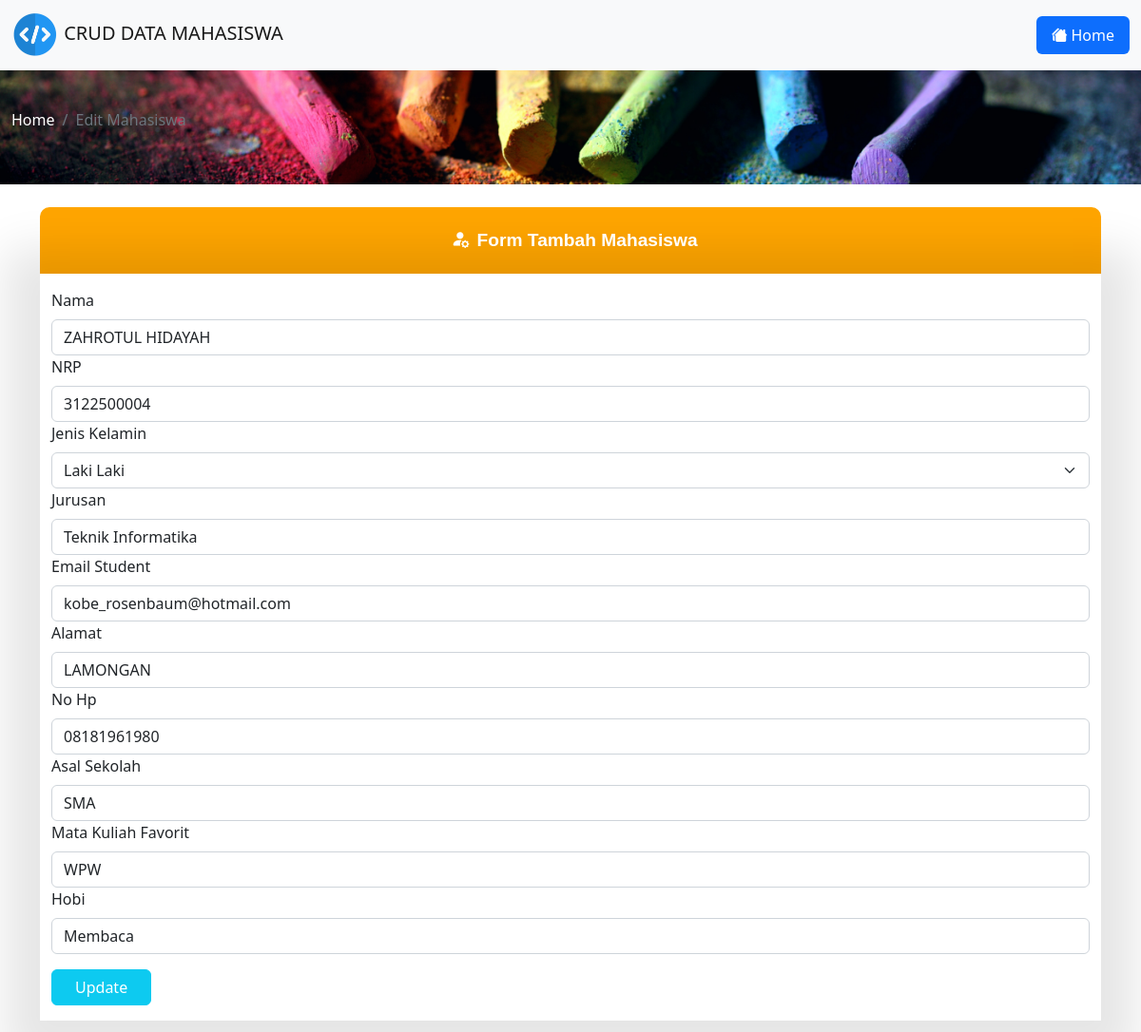
The page /edit.php?id=3 on the database its author committed.
### tables this page shows
CREATE TABLE `mahasiswa` (
  `id` int(11) NOT NULL,
  `nama` varchar(50) NOT NULL,
  `nrp` char(11) NOT NULL,
  `jenis_kelamin` set('Laki Laki','Perempuan','','') NOT NULL,
  `jurusan` varchar(20) NOT NULL,
  `email_student` varchar(50) NOT NULL,
  `alamat` varchar(20) NOT NULL,
  `phone` varchar(12) NOT NULL,
  `asal_sekolah` varchar(20) NOT NULL,
  `mata_kuliah_favorit` varchar(20) NOT NULL,
  `hobi` varchar(20) NOT NULL
);

### edit.php (the view, shortened to what this page needs)
<!DOCTYPE html>
<html>
<head>
    <link href="https://cdn.jsdelivr.net/npm/bootstrap@5.2.3/dist/css/bootstrap.min.css" rel="stylesheet">
    <link rel="stylesheet" href="https://cdn.jsdelivr.net/npm/bootstrap-icons@1.10.3/font/bootstrap-icons.css">
    <link rel="stylesheet" href="./assets/style.css">
</head>
<body>
    <nav class="navbar bg-light">
        <div class="container-fluid">
            <a class="navbar-brand" href="#">
                <img src="./assets/logo.png" alt="Logo" width="50" class="d-inline-block align-text-center">
                CRUD DATA MAHASISWA
            </a>
            <ul class="nav justify-content-end">
                <li class="nav-item">
                    <a class="nav-link active bg-primary text-white rounded-2" href="index.php"><i class="bi bi-houses-fill"></i> Home</a>
                </li>
            </ul>
        </div>
    </nav>
    <div class="container-fluid header mb-3">
        <nav aria-label="breadcrumb">
            <ol class="breadcrumb text-white">
                <li class="breadcrumb-item" aria-current="page">Home</li>
                <li class="breadcrumb-item active" aria-current="page">Edit Mahasiswa</li>
            </ol>
        </nav>
    </div>
    <?php
    include 'koneksi.php';
    $id = $_GET['id'];
    $data = mysqli_query($koneksi, "SELECT * from mahasiswa where id='$id'");
    while ($d = mysqli_fetch_array($data)) {
    ?>
        <div class="container my-4">
            <div class="container header_form"><i class="bi bi-person-fill-gear px-2"></i>Form Tambah Mahasiswa</div>
            <div class="container py-3 form_input">
                <form method="post" action="update.php">
                    <label class="form-label" for="nama">Nama </label>
                    <input class="form-control" type="text" name="nama" id="nama" value="<?php echo $d['nama']; ?>">
                    <label class="form-label" for="nrp">NRP </label>
                    <input class="form-control" type="number" name="nrp" id="nrp" value="<?php echo $d['nrp']; ?>">
                    <label class="form-label" for="jenis_kelamin">Jenis Kelamin </label>
                    <select class="form-select" name="jenis_kelamin" id="jenis_kelamin" value="<?php echo $d['jenis_kelamin']; ?>">
                        <option value="Laki Laki">Laki Laki</option>
                    </select>
                    <label class="form-label" for="jurusan">Jurusan </label>
                    <input class="form-control" type="text" name="jurusan" id="jurusan" value="<?php echo $d['jurusan']; ?>">
                    <label class="form-label" for="email_student">Email Student </label>
                    <input class="form-control" type="email" name="email_student" id="email_student" value="<?php echo $d['email_student']; ?>">
                    <label class="form-label" for="alamat">Alamat </label>
                    <input class="form-control" type="text" name="alamat" id="alamat" value="<?php echo $d['alamat']; ?>">
                    <label class="form-label" for="phone">No Hp </label>
                    <input class="form-control" type="number" name="phone" id="phone" value="<?php echo $d['phone']; ?>">
                    <label class="form-label" for="asal_sekolah">Asal Sekolah </label>
                    <input class="form-control" type="text" name="asal_sekolah" id="asal_sekolah" value="<?php echo $d['asal_sekolah']; ?>">
                    <label class="form-label" for="mata_kuliah_favorit">Mata Kuliah Favorit </label>
                    <input class="form-control" type="text" name="mata_kuliah_favorit" id="mata_kuliah_favorit" value="<?php echo $d['mata_kuliah_favorit']; ?>">
                    <label class="form-label" for="hobi">Hobi </label>
                    <input class="form-control" type="text" name="hobi" id="hobi" value="<?php echo $d['hobi']; ?>">
                    <button type="submit" class="btn btn-info text-white px-4 mt-3">Update</button>
                </form>
            </div>
        </div>
    <?php
    }
    ?>
</body>
</html>

### assets/style.css (style rules this page uses)
.header { width: 100%; height: 120px; background: url(./header.jpg); background-repeat: no-repeat; display: flex; align-items: center; background-size: cover; background-position: center; }
.form_input { box-shadow: 0px 10px 44px 36px rgba(0, 0, 0, 0.1); }
.header_form { width: 100%; height: 70px; background-color: orange; display: flex; justify-content: center; align-items: center; padding: 0; font-family: "Noto Sans TC", sans-serif; font-weight: bold; font-size: 1.2em; border-radius: 10px 10px 0 0; color: white; }

### rows shown on the page
mahasiswa: nama "ZAHROTUL HIDAYAH", nrp "3122500004", jenis_kelamin "Laki Laki", jurusan "Teknik Informatika", email_student "kobe_rosenbaum@hotmail.com", alamat "LAMONGAN", phone "08181961980", asal_sekolah "SMA", mata_kuliah_favorit "WPW", hobi "Membaca"
